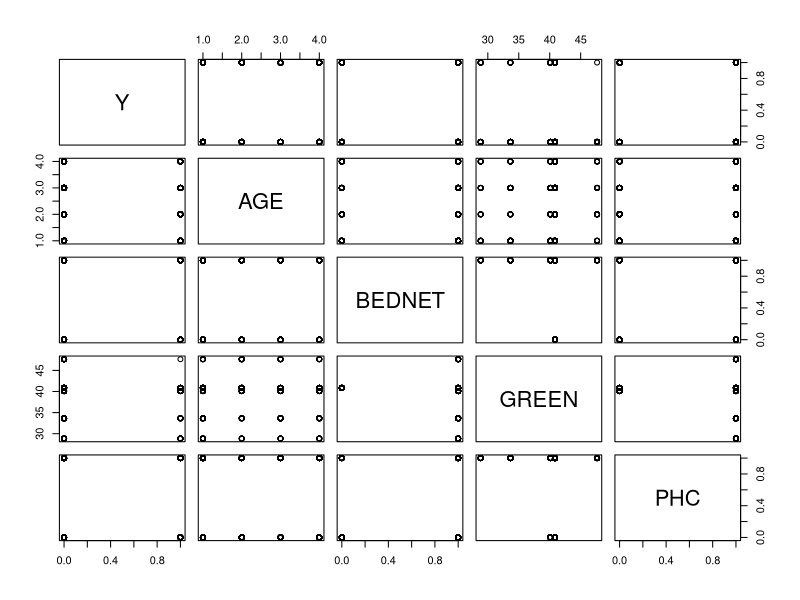
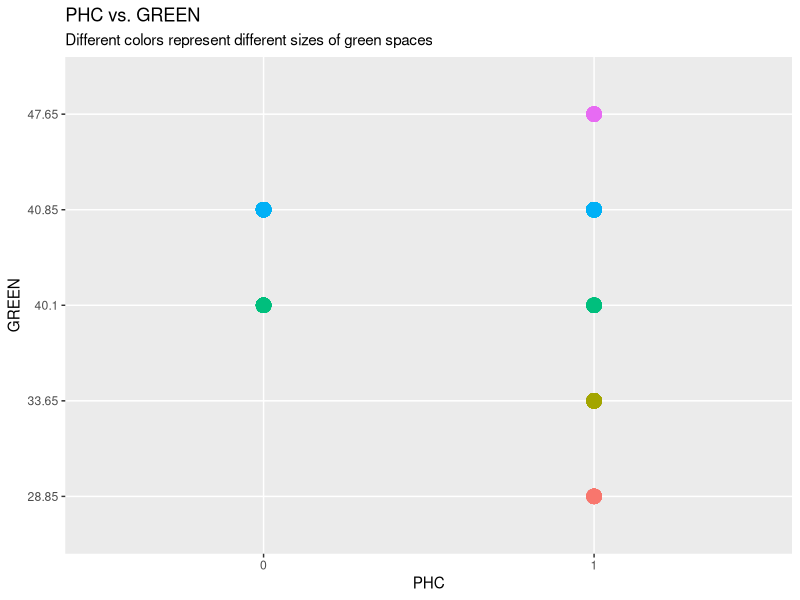

These figures' R source, in order:
## ---- chunk 1
knitr::opts_chunk$set(fig.width=5, fig.height=3) 
library(dplyr)
library(knitr)
library(ggplot2)
#read in the data set
gambia <-read.csv("gambiaMissing.csv")
## ---- chunk 2
table(gambia$AGE) %>% as.data.frame() %>% kable()
## ---- chunk 3
table(gambia$GREEN) %>% as.data.frame() %>% kable()
## ---- chunk 4
attach(gambia)
i <- which(is.na(BEDNET))
m_gambia <- gambia[i,]
Feature <- c("Missing Age", "Age", "Missing Green", "Green", "Missing PHC", "PHC")
quant_tab <- cbind(Feature, rbind(quantile(m_gambia$AGE), quantile(AGE), quantile(m_gambia$GREEN), quantile(GREEN), quantile(m_gambia$PHC), quantile(PHC)))
kable(quant_tab)
detach(gambia)
## ---- chunk 5
pairs(gambia)

kable(cor(gambia[-i,])) #index i can be found in my code
## ---- chunk 6
ggplot(gambia[-i,], aes(x=factor(PHC), y = factor(GREEN), color = factor(GREEN), size = 5)) + geom_point() + ggtitle("PHC vs. GREEN", subtitle = "Different colors represent different sizes of green spaces") + theme(legend.position="none") + xlab("PHC") + ylab("GREEN") 
